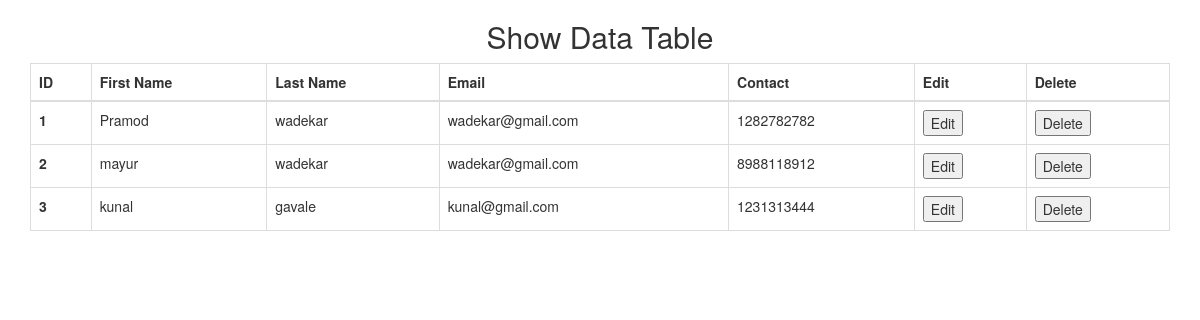
/showpage/, run on the app's committed database.
### myapp/models.py (models this page shows, shortened)
class student(models.Model):
    Firstname = models.CharField(max_length=50)
    Lastname = models.CharField(max_length=50)
    Email = models.EmailField(max_length=50)
    Contact = models.BigIntegerField()

### myapp/views.py (the view)
# urls.py: path("showpage/",views.ShowPage, name = "showpage"),
def ShowPage(request):
    all_data = student.objects.all()
    return render (request, "show.html", {"key1":all_data})

### myapp/Templates/show.html (shortened to what this page needs)
<!DOCTYPE html>
<html lang="en">
<head>
    <link rel="stylesheet" href="https://maxcdn.bootstrapcdn.com/bootstrap/3.4.1/css/bootstrap.min.css">
</head>
<body>
    <div class="container">
       <center><h2>Show Data Table</h2></center>
        <table class="table table-bordered">
            <thead>
              <tr>
                <th scope="col">ID</th>
                <th scope="col">First Name</th>
                <th scope="col">Last Name</th>
                <th scope="col">Email</th>
                <th scope="col">Contact</th>
                <th scope="col">Edit</th>
                <th scope="col">Delete</th>
              </tr>
            </thead>
            {% if key1 %}
            <tbody>
                {% for i in key1 %}
              <tr>
                <th>{{i.id}}</th>
                <td>{{i.Firstname}}</td>
                <td>{{i.Lastname}}</td>
                <td>{{i.Email}}</td>
                <td>{{i.Contact}}</td>
                <td>
                    <form action = "{% url 'editpage' pk=i.id %}" method = "post" name = "EditForm">
                        <input type="submit" value = "Edit">
                    </form>
                </td>
                <td>
                    <form action = "{% url 'delete' pk=i.id %}" method = "post" name = "DeleteForm">
                        <input type="submit" value = "Delete">
                    </form>
                </td>
              </tr>
              {% endfor %}
            </tbody>
            {% endif %}
          </table>
    </div>
</body>
</html>

### data on the page
student: id "1", Firstname "Pramod", Lastname "wadekar", Email "wadekar@gmail.com", Contact "1282782782"
student: id "2", Firstname "mayur", Lastname "wadekar", Email "wadekar@gmail.com", Contact "8988118912"
student: id "3", Firstname "kunal", Lastname "gavale", Email "kunal@gmail.com", Contact "1231313444"
